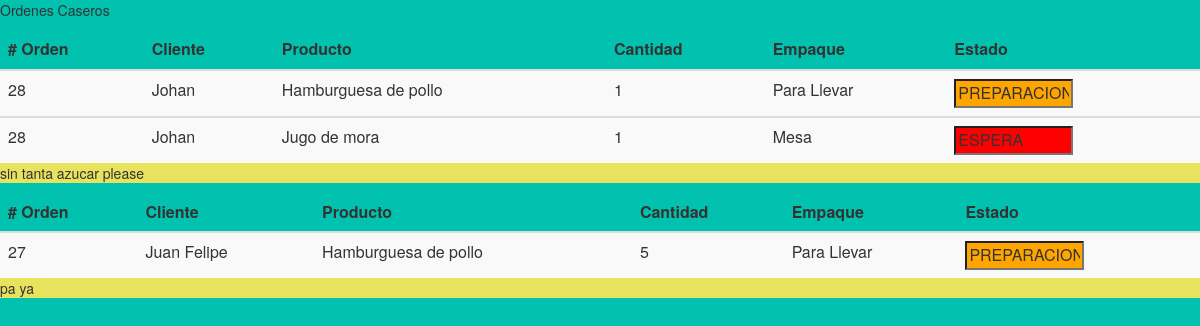
Page /processing/1/ on the earlier database version.
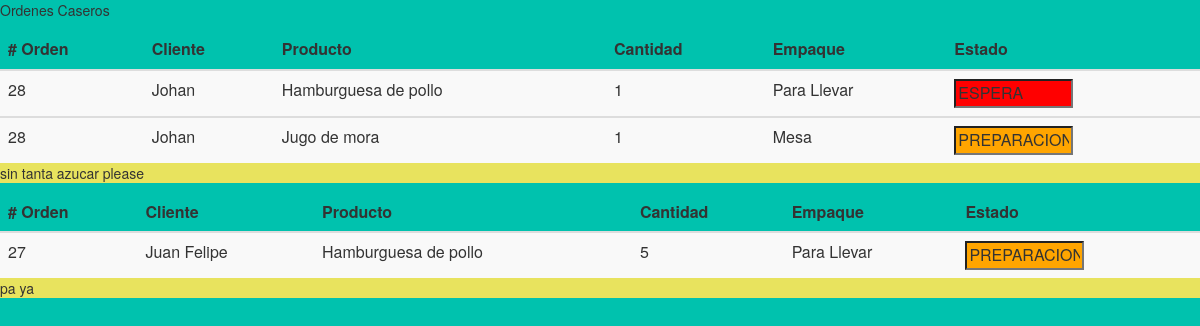
Same page on the later database version.
### restaurant/models.py (models this page shows, shortened)
class ProductOrder(models.Model):
    order = models.ForeignKey(Order, on_delete=models.CASCADE)
    product = models.ForeignKey(Product, on_delete=models.CASCADE)
    carry_off = models.BooleanField(default=False)
    description = models.TextField()
    quantity = models.IntegerField(default=0)
    Espera = 'Espera'
    Preparacion = 'Preparación'
    Finalizado = 'Finalizado'
    state_choices = [
        ('ESPERA', 'E'),
        ('PREPARACION', 'P'),
        ('FINALIZADO', 'F'),
    ]
    state = models.CharField(
        max_length=11,
        choices=state_choices,
        default='ESPERA',
    )

class Product(models.Model):
    name = models.CharField(max_length=200)
    description = models.TextField()
    image = models.ImageField(upload_to='media/product/')
    price = models.IntegerField()
    category = models.ForeignKey(Category, on_delete=models.CASCADE)
    available = models.BooleanField()
    visible = models.BooleanField()
    def __str__(self):
        return f"{self.name}"

### restaurant/views.py (the view)
# urls.py: path('processing/<int:pk>/', views.processing_orders, name='processing_orders'),
def processing_orders(request, pk):
    restaurant = Restaurant.objects.get(pk = pk)
    if restaurant :
        orders = Order.objects.filter(restaurant = pk, state__in = ['ESPERA', 'PREPARACION'] ).order_by('-created_date')
        productOrders = ProductOrder.objects.filter(order__restaurant__pk = pk, order__state__in = ['ESPERA', 'PREPARACION']  )
    return render(request, 'restaurant/processing_orders.html', {'orders':orders, 'productOrders':productOrders, 'restaurant':restaurant})

### restaurant/templates/restaurant/processing_orders.html (shortened to what this page needs)
{% load static %}
<html>
    <head>
        <link href="//maxcdn.bootstrapcdn.com/bootstrap/3.3.0/css/bootstrap.min.css" rel="stylesheet" id="bootstrap-css">
        <link rel="stylesheet" type="text/css" href="{% static 'restaurant/css/menu.css' %}">
        </head>
    <body>
        {% if not restaurant %}
        Restaurante no encontrado
        {% else %}
        <div class="restaurant">
           Ordenes {{restaurant.name}}
        </div>
        {% for order in orders %}
        <table class="table table-striped">
            <thead>
            <tr>
                <th ># Orden </th>
                <th >Cliente</th>
                <th >Producto</th>
                <th >Cantidad</th>
                <th >Empaque</th>
                <th >Estado</th>
            </tr>
            </thead>
            {% for productOrder in productOrders %}
                {% if productOrder.order.pk == order.pk %}
                <tbody>
                    <tr>
                        <td>{{order.pk}}</td>
                        <td>{{order.name}}</td>
                        <td>{{productOrder.product}}</td>
                        <td>{{productOrder.quantity}}</td>
                    {% if productOrder.carry_off %}
                        <td>Para Llevar</td>
                    {% else %}
                        <td>Mesa</td>
                    {% endif %}
                        <td>
                            <input type="text" id="{{productOrder.pk}}" name="{{productOrder.pk}}" readonly="readonly"
                                minlength="4" maxlength="8" size="10" value="{{productOrder.state}}" onclick="changeColor(this.id)"
                                {% if productOrder.state == 'ESPERA'  %}
                                style="background-color: red;"
                                {% elif productOrder.state == 'PREPARACION' %}
                                style="background-color: orange;"
                                {% elif productOrder.state == 'FINALIZADO' %}
                                style="background-color: green;"
                                {% endif %}
                                >
                        </td>
                    </tr>
                </tbody>
                {% endif %}
            {% endfor %}
        </table>
        <div class="description">
            {{order.description}}
        </div>
        {% endfor %}
        {% endif %}
    </body>
</html>

Differences in the rows shown:
changed ProductOrder: pk "PREPARACION" → "ESPERA"
changed ProductOrder "Jugo de mora": pk "ESPERA" → "PREPARACION"
